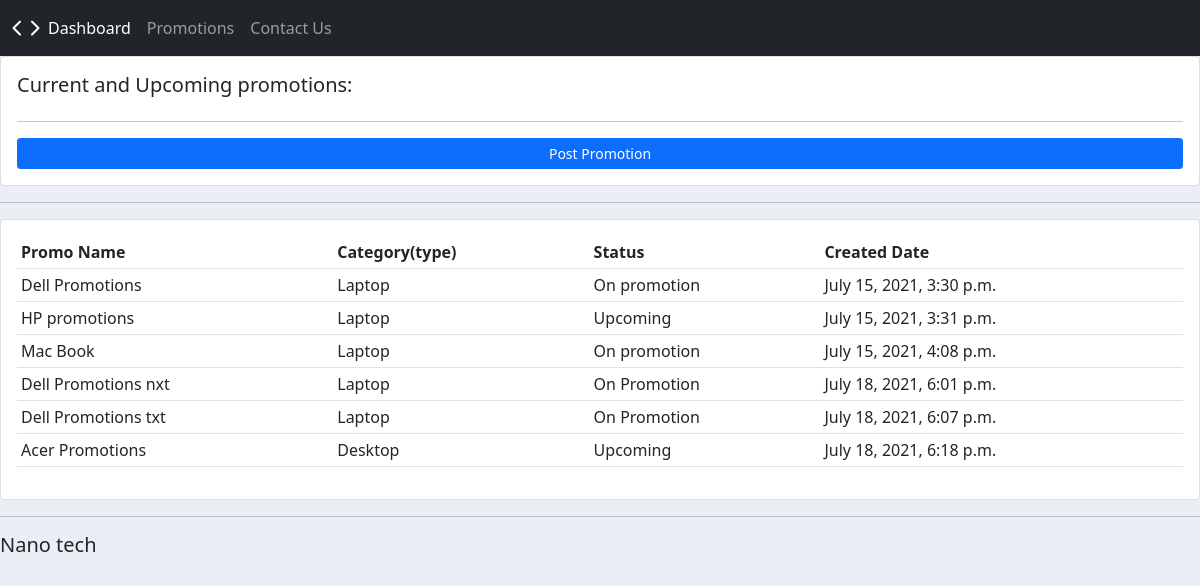
Page /promotions/ on the committed database.
### nanoitems/models.py (models this page shows, shortened)
class Promotion(models.Model):
    STATUS = (
        ('On promotion', 'On promotion'),
        ('Upcoming', 'Upcoming'),
    )
    product = models.ForeignKey(Product,null=True,on_delete=models.SET_NULL)
    promo_name = models.CharField(max_length=200, null=True)
    category = models.CharField(max_length=200, null=True)
    status = models.CharField(max_length=200, null=True, choices=STATUS)
    date_created = models.DateTimeField(auto_now_add=True, null=True)

### nanoitems/views.py (the view)
# urls.py: path('promotions/', views.promotions,name='promotions'),
def promotions(request):
    promotions = Promotion.objects.all()
    return render(request, 'nanoitems/promotions.html',{'promotions':promotions})

### nanoitems/templates/nanoitems/promotions.html
{% extends 'nanoitems/main.html'%}
{% block content %}
<div class="row">
      <div class="col-md">
        <div class="card card-body">
            <h5>Current and Upcoming promotions:</h5>
            <hr>
            <a class="btn btn-primary btn-sm btn-block" href="{% url 'addpromotion' %}">Post Promotion</a>
        </div>
    </div>
</div>
<hr>
<div class="row">
    <div class="col-md">
        <div class="card card-body">
            <table class="table table-sm">
                <tr>
                    <th>Promo Name</th>
                    <th>Category(type)</th>
                    <th>Status</th>
                    <th>Created Date</th>
                </tr>
                {% for i in promotions %}
                <tr>
                    <td>{{i.promo_name}}</td>
                    <td>{{i.category}}</td>
                     <td>{{i.status}}</td>
                    <td>{{i.date_created}}</td>
                </tr>
                {% endfor %}
            </table>
        </div>
    </div>
</div>
{% endblock %}

### static/css/main.css (style rules this page uses)
body { background-color: #ebeff5; }

### rows in the picture
Promotion: promo_name "Dell Promotions", category "Laptop", status "On promotion", date_created "July 15, 2021, 3:30 p.m."
Promotion: promo_name "HP promotions", category "Laptop", status "Upcoming", date_created "July 15, 2021, 3:31 p.m."
Promotion: promo_name "Mac Book", category "Laptop", status "On promotion", date_created "July 15, 2021, 4:08 p.m."
Promotion: promo_name "Dell Promotions nxt", category "Laptop", status "On Promotion", date_created "July 18, 2021, 6:01 p.m."
Promotion: promo_name "Dell Promotions txt", category "Laptop", status "On Promotion", date_created "July 18, 2021, 6:07 p.m."
Promotion: promo_name "Acer Promotions", category "Desktop", status "Upcoming", date_created "July 18, 2021, 6:18 p.m."
